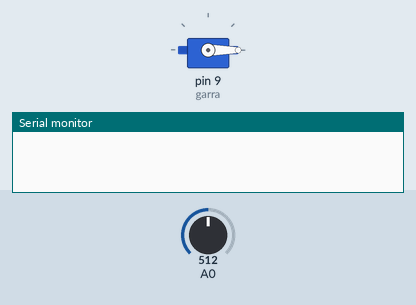
Recording of a sketch running on a simulated Arduino Uno, built with avr-gcc and run on an emulated ATmega328P. Shown: servo, the last lines printed to the serial monitor. The inputs (shaded band) are chosen by the test bench; at power-on: A0 = 512.

Above: at 0.05 s.
At 2.7 s:
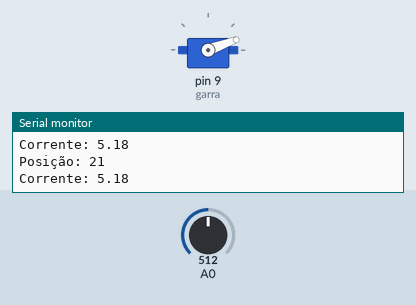
Timing chart, 0 to 6.0 s (numbered marks = the images above):
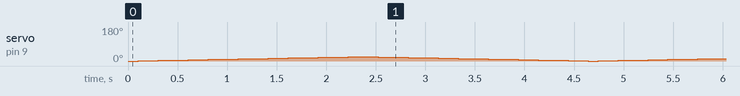

The sketch:

Garra_v001.ino
```cpp
#define AMP_MAX 3.0
#define RANGE 30.0
#define SAMPLE (RANGE+1)/AMP_MAX

#include <Servo.h>
Servo garra;
//double setpoint=4.14;
double erro;
double Kp=1;
int vel=100;
float corrente;
int pos = 0;
void setup()
{
  garra.attach(9);
  Serial.begin(9600);
  pinMode(corrente, INPUT);
}
void loop()
{
  //while(corrente < setpoint){
    for(pos = 0; pos < 23;pos += 1){
      garra.write(pos);
      delay(vel);
      Serial.print("Posição: ");
      Serial.println(pos);
      corrente = (analogRead(A0)-RANGE)/SAMPLE;
      Serial.print("Corrente: ");
      Serial.println(corrente);
  }
    for(pos = 23; pos >= 1;pos -= 1){
      garra.write(pos);
      delay(vel);
      Serial.print("Posição: ");
      Serial.println(pos);
      corrente = (analogRead(A0)-RANGE)/SAMPLE;
      Serial.print("Corrente: ");
      Serial.println(corrente);
    }
    vel = 100;
    //erro = setpoint - corrente;
    //vel = Kp*erro;
//}
}
```
